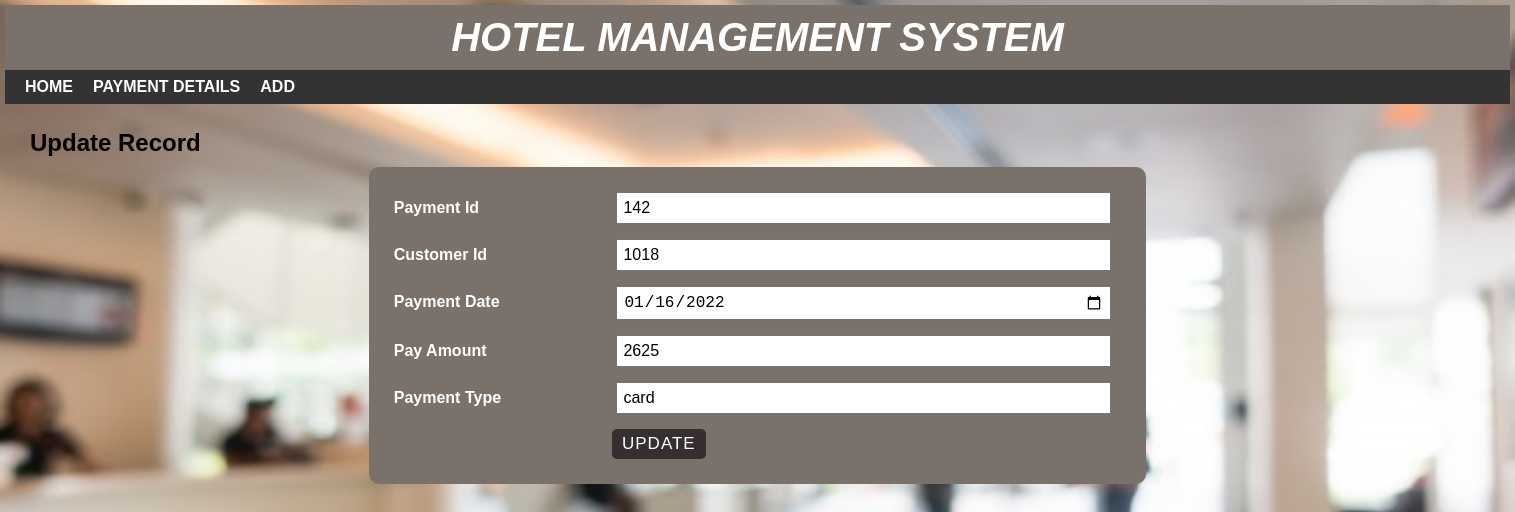
/updatepayment.php?PAY_ID=142, run on the app's committed database.
### tables this page shows
CREATE TABLE IF NOT EXISTS `payment` (
  `PAY_ID` int NOT NULL AUTO_INCREMENT,
  `CUST_ID` int NOT NULL,
  `PAY_DATE` date NOT NULL,
  `PAY_AMT` int NOT NULL,
  `PAY_TYPE` text NOT NULL,
  PRIMARY KEY (`PAY_ID`),
  KEY `CUST_ID` (`CUST_ID`)
);

### updatepayment.php (the view, shortened to what this page needs)
<?php
include 'headers/headerpayment.php';
?>
<?php
include 'databaseconfig/config.php';
$PAY_ID = $_GET['PAY_ID'];
$sql = "SELECT * FROM PAYMENT WHERE PAY_ID = '$PAY_ID'";
$result = mysqli_query($conn, $sql) or die("Query Unsuccessful.");
if (mysqli_num_rows($result) > 0) {
  while ($row = mysqli_fetch_assoc($result)) {
?>
    <div id="main-content">
      <h2>Update Record</h2>
      <form class="post-form" action="<?php echo $_SERVER['PHP_SELF']; ?>" method="post">
        <div class="form-group">
          <label>Payment Id</label>
          <input type="text" name="e1" value="<?php echo $row['PAY_ID']; ?>" />
        </div>
        <div class="form-group">
          <label>Customer Id</label>
          <input type="text" name="e2" value="<?php echo $row['CUST_ID']; ?>" />
        </div>
        <div class="form-group">
          <label>Payment Date</label>
          <input type="date" name="e3" placeholder="yyyy-mm-dd" value="<?php echo $row['PAY_DATE']; ?>" />
        </div>
        <div class="form-group">
          <label>Pay Amount</label>
          <input type="text" name="e4" value="<?php echo $row['PAY_AMT']; ?>" />
        </div>
        <div class="form-group">
          <label>Payment Type</label>
          <input type="text" name="e5" value="<?php echo $row['PAY_TYPE']; ?>" />
        </div>
        <input class="submit" type="submit" name="updatebtn" value="update" />
      </form>
  <?php
  }
}
  ?>
    </div>

### css/style.css (style rules this page uses)
body { font: 16px arial; margin: 0; padding: 0; background-image: url("../images/hotel-lobby.jpg"); background-repeat: no-repeat; background-attachment: fixed; background-size: 100% 100%; }
#main-content { padding: 25px; min-height: 400px; }
#main-content h2 { margin: 0 0 10px; text-transform: capitalize; }
#main-content .post-form { width: 50%; padding: 25px; margin: 0 auto 10px; background-color: #7a716b; border-radius: 10px; }
#main-content .post-form .form-group { margin: 0 0 15px; }
#main-content .post-form .form-group label { width: 30%; display: inline-block; color: #fff; font-weight: 600; }
#main-content .post-form .form-group input, #main-content .post-form .form-group select { font-size: 16px; width: 66%; display: inline-block; padding: 5px; margin: 0; }
#main-content .post-form .submit { font-size: 17px; letter-spacing: 1px; text-transform: uppercase; padding: 5px 10px; color: #fff; background-color: #372f2f; border: none; border-radius: 5px; margin: 0 0 0 30%; cursor: pointer; transition: all 0.3s; }

### data on the page
payment: e1 "142", e2 "1018", e3 "01/16/2022", e4 "2625", e5 "card"
